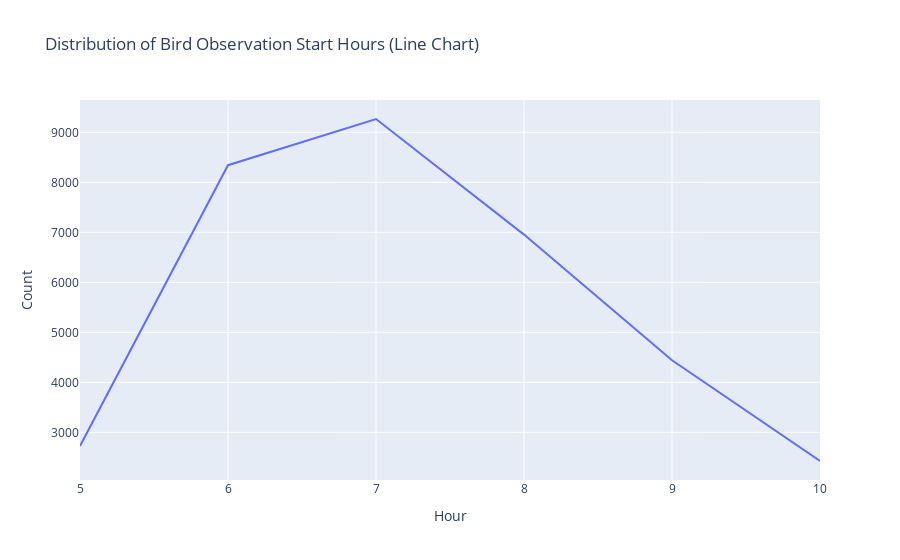

Notebook code for this chart:
### Markdown cell above
#### Line chart visualization for the distribution of birds observation by hours

### Code cell
# Create a line chart for the distribution of start hours
fig_start_hour_line = px.line(start_hour_counts, x=start_hour_counts.index, y='count', title='Distribution of Bird Observation Start Hours (Line Chart)')
fig_start_hour_line.update_layout(xaxis_title='Hour', yaxis_title='Count')
fig_start_hour_line.show()

### Figure 1 — Plotly figure (JSON) as saved in the notebook; plotly's stock layout.template omitted (floating-point values rounded to 4 significant figures)
{"data": [{"hovertemplate": "Start_Hour=%{x}<br>count=%{y}<extra></extra>", "legendgroup": "", "line": {"color": "#636efa", "dash": "solid"}, "marker": {"symbol": "circle"}, "mode": "lines", "name": "", "orientation": "v", "showlegend": false, "type": "scatter", "x": [5, 6, 7, 8, 9, 10], "xaxis": "x", "y": [2726, 8342, 9266, 6954, 4440, 2426], "yaxis": "y"}], "layout": {"legend": {"tracegroupgap": 0}, "title": {"text": "Distribution of Bird Observation Start Hours (Line Chart)"}, "xaxis": {"anchor": "y", "domain": [0, 1], "title": {"text": "Hour"}}, "yaxis": {"anchor": "x", "domain": [0, 1], "title": {"text": "Count"}}}}
